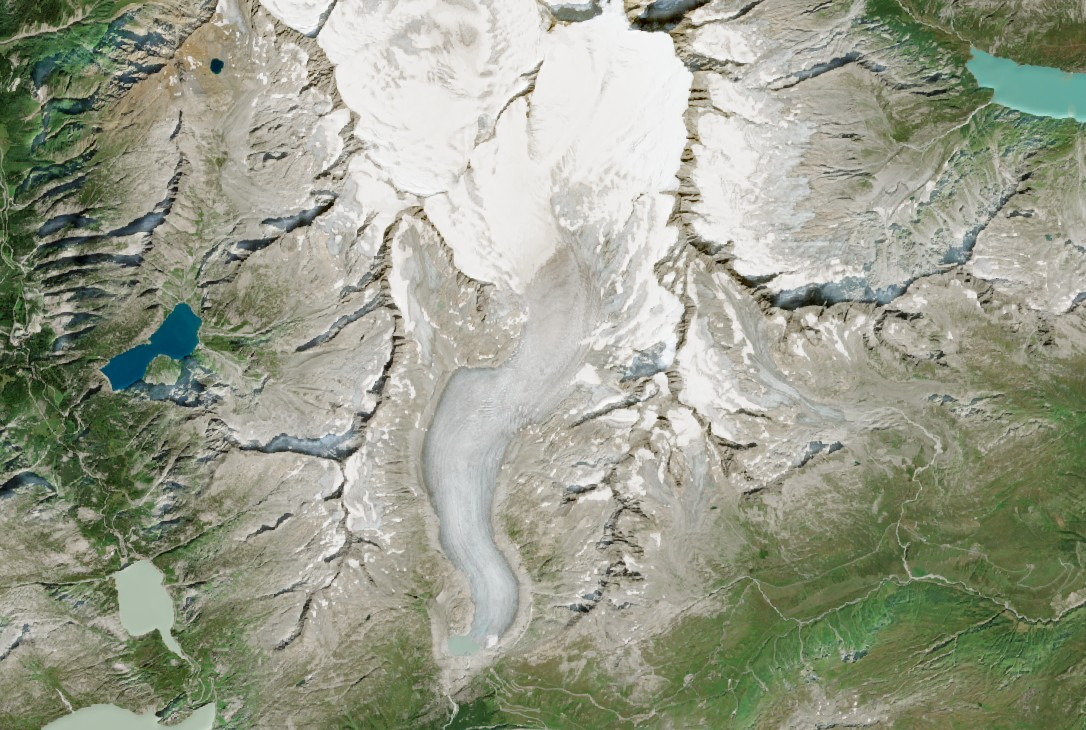
#> input picture images/2015-08-29.jpg, 1086 x 730 px
$ python glacier_melt_predictor.py
#> lines starting #> are read from the running program, lines starting #| are printed output that depends on the picture; after the words box and inside, x2 and y2 are one past the last pixel; in counts of white or black regions, pixels touching at a corner belong together
"""
=============================================================
  GLACIER MELT RATE PREDICTOR
  Numerical Analysis Project — CP1
  Rhône Glacier, Switzerland (2015–2025)

  Methods:
    1. Edge Detection      — Canny + HSV pixel classification
    2. Nonlinear Curve Fitting — Least squares exponential decay
    3. Finite Differences  — Melt rate & acceleration
    4. Newton-Raphson      — Multi-threshold critical year prediction

  Run:
    pip install -r requirements.txt
    python glacier_melt_predictor.py

  All generated images are written to outputs/.
=============================================================
"""

import os
import numpy as np
import matplotlib.pyplot as plt
import matplotlib.gridspec as gridspec
from scipy.optimize import curve_fit
import cv2

# ─────────────────────────────────────────────
#  CONFIGURATION
# ─────────────────────────────────────────────

IMAGE_FILES = {
    2015:    "images/2015-08-29.jpg",
    2018:    "images/2018-08-28.jpg",
    2020:    "images/2020-08-27.jpg",
    2023:    "images/2023-08-22.jpg",
    2023.5:  "images/2023-08-24.jpg",
    2023.75: "images/2023-09-26.jpg",
    2025:    "images/2025-08-08.jpg",
}

THRESHOLDS = [0.70, 0.60, 0.50, 0.40]

OUTPUT_DIR = "outputs"

# ── Scale factor: pixels → km² ──
# Images are 1086x730 px and cover ~18km x 12km geographic area
IMAGE_KM2_TOTAL = 216.0
IMAGE_TOTAL_PX  = 1086 * 730
KM2_PER_PIXEL   = IMAGE_KM2_TOTAL / IMAGE_TOTAL_PX  # ~0.000273 km²/px

def px_to_km2(pixels):
    return pixels * KM2_PER_PIXEL

# ─────────────────────────────────────────────
#  STEP 1 — EDGE DETECTION + AREA EXTRACTION
# ─────────────────────────────────────────────

def extract_glacier_area(image_path, year, debug=False):
    """
    Extract glacier tongue area using HSV pixel classification
    combined with blue-grey channel analysis.

    Also generates a Canny edge visualization for the 2015
    baseline image to demonstrate edge detection methodology.

    Pipeline:
      1. Crop ROI to glacier tongue region
      2. HSV thresholding: medium brightness, low saturation
      3. Blue-grey filter: B channel >= R channel (ice vs rock)
      4. Morphological cleanup
      5. Pixel count = glacier area
      6. (2015 only) Canny edge detection visualization
    """
    img = cv2.imread(image_path)
    if img is None:
        raise FileNotFoundError(f"Could not load image: {image_path}")

    h, w = img.shape[:2]

    x1 = int(w * 0.37)
    x2 = int(w * 0.52)
    y1 = int(h * 0.40)
    y2 = int(h * 0.85)
    roi = img[y1:y2, x1:x2]

    hsv = cv2.cvtColor(roi, cv2.COLOR_BGR2HSV)
    b, g, r = cv2.split(roi)
    blue_grey_mask = (b.astype(int) >= r.astype(int) - 5).astype(np.uint8) * 255
    hsv_mask = cv2.inRange(hsv, np.array([0, 0, 110]), np.array([179, 35, 200]))
    mask = cv2.bitwise_and(hsv_mask, blue_grey_mask)

    mask = cv2.morphologyEx(mask, cv2.MORPH_OPEN,  np.ones((5, 5),  np.uint8))
    mask = cv2.morphologyEx(mask, cv2.MORPH_CLOSE, np.ones((15, 15), np.uint8))

    area_pixels = int(np.sum(mask > 0))

    if int(year) == 2015:
        gray     = cv2.cvtColor(roi, cv2.COLOR_BGR2GRAY)
        clahe    = cv2.createCLAHE(clipLimit=3.0, tileGridSize=(8, 8))
        enhanced = clahe.apply(gray)
        blurred  = cv2.GaussianBlur(enhanced, (5, 5), 0)
        edges    = cv2.Canny(blurred, threshold1=40, threshold2=100)

        canny_vis = roi.copy()
        canny_vis[edges > 0] = [0, 255, 255]
        canny_vis[mask  > 0] = [0, 200,   0]

        full_canny = img.copy()
        cv2.rectangle(full_canny, (x1, y1), (x2, y2), (255, 100, 0), 3)
        full_canny[y1:y2, x1:x2] = canny_vis
        canny_path = os.path.join(OUTPUT_DIR, "canny_2015_visualization.jpg")
        cv2.imwrite(canny_path, full_canny)
        print(f"  [Canny] Saved {canny_path}")

    if debug:
        full_debug = img.copy()
        cv2.rectangle(full_debug, (x1, y1), (x2, y2), (255, 0, 0), 2)
        colored = np.zeros_like(roi)
        colored[mask > 0] = [0, 255, 0]
        full_debug[y1:y2, x1:x2] = cv2.addWeighted(roi, 0.6, colored, 0.4, 0)
        cv2.imwrite(os.path.join(OUTPUT_DIR, f"debug_{int(year)}.jpg"), full_debug)

    return area_pixels


# ─────────────────────────────────────────────
#  STEP 2 — NONLINEAR CURVE FITTING
# ─────────────────────────────────────────────

def fit_melt_curve(years, areas):
    years = np.array(years, dtype=float)
    areas = np.array(areas, dtype=float)
    t = years - years[0]
    A = areas

    a0 = max(A[0] - A[-1], 500)
    b0 = 0.05
    c0 = max(min(A) * 0.5, 100)

    try:
        params, covariance = curve_fit(
            lambda t, a, b, c: a * np.exp(-b * t) + c,
            t, A,
            p0=[a0, b0, c0],
            maxfev=10000,
            bounds=([0, 0, 0], [np.inf, np.inf, np.inf])
        )
    except RuntimeError:
        params     = [a0, b0, c0]
        covariance = np.zeros((3, 3))

    a, b, c = params

    A_pred    = a * np.exp(-b * t) + c
    ss_res    = np.sum((A - A_pred) ** 2)
    ss_tot    = np.sum((A - np.mean(A)) ** 2)
    r_squared = 1 - (ss_res / ss_tot) if ss_tot > 0 else 0

    t_smooth     = np.linspace(0, t[-1] + 25, 500)
    A_smooth     = a * np.exp(-b * t_smooth) + c
    years_smooth = t_smooth + years[0]

    perr    = np.sqrt(np.diag(covariance)) if covariance is not None else np.zeros(3)
    perr    = np.minimum(perr, np.array([a, b+1e-9, c+1e-9]) * 0.3)
    da, db, dc = perr
    A_upper = (a + da) * np.exp(-(b - db) * t_smooth) + (c + dc)
    A_lower = (a - da) * np.exp(-(b + db) * t_smooth) + (c - dc)
    A_lower = np.maximum(A_lower, 0)
    A_upper = np.minimum(A_upper, A[0] * 1.5)

    return params, years_smooth, A_smooth, A_upper, A_lower, years[0], r_squared


# ─────────────────────────────────────────────
#  STEP 3 — FINITE DIFFERENCES
# ─────────────────────────────────────────────

def finite_differences(years, areas):
    years   = np.array(years, dtype=float)
    areas   = np.array(areas, dtype=float)
    n       = len(years)
    dA_dt   = np.zeros(n)
    d2A_dt2 = np.zeros(n)

    for i in range(n):
        if i == 0:
            h        = years[1] - years[0]
            dA_dt[i] = (areas[1] - areas[0]) / h
        elif i == n - 1:
            h        = years[-1] - years[-2]
            dA_dt[i] = (areas[-1] - areas[-2]) / h
        else:
            # Non-uniform 3-point formula: h1 = backward step, h2 = forward step
            h1       = years[i]   - years[i-1]
            h2       = years[i+1] - years[i]
            dA_dt[i] = (h1**2 * areas[i+1] - h2**2 * areas[i-1]
                        + (h2**2 - h1**2) * areas[i]) / (h1 * h2 * (h1 + h2))

    for i in range(n):
        if i == 0 or i == n - 1:
            d2A_dt2[i] = np.nan
        else:
            # Non-uniform 3-point formula: h1 = backward step, h2 = forward step
            h1          = years[i]   - years[i-1]
            h2          = years[i+1] - years[i]
            d2A_dt2[i]  = 2 * ((areas[i+1] - areas[i]) / h2
                               - (areas[i] - areas[i-1]) / h1) / (h1 + h2)

    return dA_dt, d2A_dt2


# ─────────────────────────────────────────────
#  STEP 4 — NEWTON-RAPHSON (MULTIPLE THRESHOLDS)
# ─────────────────────────────────────────────

def newton_raphson(params, t0, A_critical, t_start, label="", tol=1e-6, max_iter=100):
    a, b, c = params

    def f(t):  return a * np.exp(-b * (t - t0)) + c - A_critical
    def fp(t): return -a * b * np.exp(-b * (t - t0))

    t = float(t_start)
    print(f"\n  ── Newton-Raphson: {label} ──")
    print(f"  A_critical = {A_critical:.0f} px²  ({px_to_km2(A_critical):.4f} km²)")
    fp_header = "f'(t)"
    print(f"  {'Iter':>4}  {'t':>10}  {'f(t)':>14}  {fp_header:>14}")
    print(f"  {'----':>4}  {'----------':>10}  {'----------':>14}  {'----------':>14}")

    for i in range(max_iter):
        ft  = f(t)
        fpt = fp(t)
        print(f"  {i:>4}  {t:>10.4f}  {ft:>14.4f}  {fpt:>14.6f}")
        if abs(fpt) < 1e-12:
            print("  Warning: derivative near zero.")
            break
        t_new = t - ft / fpt
        if abs(t_new - t) < tol:
            t = t_new
            print(f"  ✓ Converged in {i+1} iterations → {t:.2f}")
            break
        t = t_new
    return t


# ─────────────────────────────────────────────
#  STEP 5 — VISUALIZATION
# ─────────────────────────────────────────────

def plot_results(years_data, areas_data, params, years_smooth, areas_smooth,
                 A_upper, A_lower, t0, dA_dt, d2A_dt2,
                 critical_years, thresholds, A_ref, r_squared):

    # Convert all areas to km² for plotting
    areas_data_km2   = [px_to_km2(a) for a in areas_data]
    areas_smooth_km2 = px_to_km2(areas_smooth)
    A_upper_km2      = px_to_km2(A_upper)
    A_lower_km2      = px_to_km2(A_lower)
    A_ref_km2        = px_to_km2(A_ref)
    dA_dt_km2        = px_to_km2(dA_dt)
    d2A_dt2_km2      = px_to_km2(d2A_dt2)

    fig = plt.figure(figsize=(20, 14))
    fig.patch.set_facecolor('#0d1117')
    gs  = gridspec.GridSpec(3, 2, figure=fig, hspace=0.50, wspace=0.35)

    C_ICE    = '#a8d8ea'
    C_RED    = '#ff6b6b'
    C_GREEN  = '#56cc9d'
    C_GOLD   = '#ffd166'
    C_PURPLE = '#c77dff'
    C_GRID   = '#1e2a35'
    C_TEXT   = '#e0e6ed'
    BG       = '#111820'
    T_COLORS = [C_GOLD, C_GREEN, C_RED, C_PURPLE]

    def style_ax(ax):
        ax.set_facecolor(BG)
        ax.tick_params(colors=C_TEXT)
        for sp in ax.spines.values():
            sp.set_edgecolor(C_GRID)
        ax.grid(True, color=C_GRID, linewidth=0.7, alpha=0.8)

    # ── Plot 1: Area in km² ──
    ax1 = fig.add_subplot(gs[0, :])
    style_ax(ax1)
    ax1.fill_between(years_smooth, A_lower_km2, A_upper_km2,
                     alpha=0.20, color=C_ICE, label='Uncertainty band (±1 std. error)')
    ax1.fill_between(years_smooth, areas_smooth_km2, alpha=0.12, color=C_ICE)
    ax1.plot(years_smooth, areas_smooth_km2, color=C_ICE, linewidth=2.5,
             label=f'Fitted Exponential Decay  (R² = {r_squared:.4f})')
    ax1.scatter(years_data, areas_data_km2, color=C_RED, s=120, zorder=5,
                label='Measured Area (edge detection)',
                edgecolors='white', linewidths=1.0)

    for i, (frac, crit_year) in enumerate(zip(thresholds, critical_years)):
        A_thresh_km2 = A_ref_km2 * frac
        if crit_year is not None and 2015 < crit_year < 2100:
            ax1.axhline(y=A_thresh_km2, color=T_COLORS[i],
                        linestyle='--', linewidth=1.5, alpha=0.8,
                        label=f'{int(frac*100)}% threshold → {crit_year:.1f}')
            ax1.axvline(x=crit_year, color=T_COLORS[i],
                        linestyle=':', linewidth=1.5, alpha=0.6)

    ax1.set_title('Rhône Glacier Area Over Time — Nonlinear Curve Fitting with Uncertainty Band',
                  color=C_TEXT, fontsize=13, fontweight='bold', pad=12)
    ax1.set_xlabel('Year', color=C_TEXT, fontsize=11)
    ax1.set_ylabel('Glacier Area (km²)', color=C_TEXT, fontsize=11)
    ax1.legend(facecolor='#1a2530', edgecolor=C_GRID,
               labelcolor=C_TEXT, fontsize=9, loc='upper right')

    # ── Plot 2: Melt Rate in km²/year ──
    ax2 = fig.add_subplot(gs[1, 0])
    style_ax(ax2)
    ax2.bar(years_data, np.abs(dA_dt_km2), color=C_RED, alpha=0.75,
            edgecolor=C_RED, linewidth=0.5)
    ax2.plot(years_data, np.abs(dA_dt_km2), color='white',
             linewidth=1.5, marker='o', markersize=5)
    ax2.set_title('Melt Rate — 1st Derivative (Finite Differences)',
                  color=C_TEXT, fontsize=11, fontweight='bold', pad=10)
    ax2.set_xlabel('Year', color=C_TEXT)
    ax2.set_ylabel('|dA/dt| (km²/year)', color=C_TEXT)

    # ── Plot 3: Acceleration in km²/year² ──
    ax3 = fig.add_subplot(gs[1, 1])
    style_ax(ax3)
    valid  = ~np.isnan(d2A_dt2_km2)
    c_bars = [C_RED if v < 0 else C_GREEN for v in d2A_dt2_km2[valid]]
    ax3.bar(np.array(years_data)[valid], d2A_dt2_km2[valid],
            color=c_bars, alpha=0.75)
    ax3.axhline(y=0, color='white', linewidth=1, linestyle='--', alpha=0.5)
    ax3.set_title('Melt Acceleration — 2nd Derivative (Finite Differences)',
                  color=C_TEXT, fontsize=11, fontweight='bold', pad=10)
    ax3.set_xlabel('Year', color=C_TEXT)
    ax3.set_ylabel('d²A/dt² (km²/year²)', color=C_TEXT)

    # ── Plot 4: Newton-Raphson f(t) ──
    ax4 = fig.add_subplot(gs[2, :])
    style_ax(ax4)
    t_range = np.linspace(2020, 2060, 500)
    a, b, c = params
    f_vals = px_to_km2(a * np.exp(-b * (t_range - t0)) + c - A_ref * 0.50)
    ax4.plot(t_range, f_vals, color=C_ICE, linewidth=2,
             label='f(t) = A(t) − A_critical (50% threshold)')
    ax4.axhline(y=0, color='white', linewidth=1.5,
                linestyle='--', alpha=0.7, label='f(t) = 0 (root)')
    ax4.fill_between(t_range, f_vals, 0,
                     where=(f_vals >= 0), alpha=0.15, color=C_GREEN)
    ax4.fill_between(t_range, f_vals, 0,
                     where=(f_vals < 0),  alpha=0.15, color=C_RED)

    for i, (frac, crit_year) in enumerate(zip(thresholds, critical_years)):
        if crit_year is not None and 2015 < crit_year < 2100:
            ax4.axvline(x=crit_year, color=T_COLORS[i],
                        linewidth=2, linestyle=':',
                        label=f'Root {int(frac*100)}%: t = {crit_year:.2f}')

    ax4.set_title('Newton-Raphson Root Finding — f(t) = A(t) − A_critical',
                  color=C_TEXT, fontsize=11, fontweight='bold', pad=10)
    ax4.set_xlabel('Year', color=C_TEXT)
    ax4.set_ylabel('f(t) (km²)', color=C_TEXT)
    ax4.legend(facecolor='#1a2530', edgecolor=C_GRID,
               labelcolor=C_TEXT, fontsize=9)

    fig.suptitle('GLACIER MELT RATE PREDICTOR — Rhône Glacier, Switzerland',
                 color='white', fontsize=16, fontweight='bold', y=1.01)

    plot_path = os.path.join(OUTPUT_DIR, 'glacier_results.png')
    plt.savefig(plot_path, dpi=150, bbox_inches='tight',
                facecolor=fig.get_facecolor())
    print(f"\n  Plot saved → {plot_path}")
    plt.show()


# ─────────────────────────────────────────────
#  MAIN PIPELINE
# ─────────────────────────────────────────────

def main():
    print("=" * 62)
    print("  GLACIER MELT RATE PREDICTOR — Rhône Glacier, Switzerland")
    print("  Numerical Analysis CP1")
    print("=" * 62)
    print(f"\n  Scale factor: 1 pixel = {KM2_PER_PIXEL:.6f} km²")
    os.makedirs(OUTPUT_DIR, exist_ok=True)

    print("\n[STEP 1] Edge Detection → Glacier Area Extraction\n")
    years_raw, areas_raw = [], []

    for year, path in sorted(IMAGE_FILES.items()):
        if not os.path.exists(path):
            print(f"  SKIP: {path}")
            continue
        try:
            area = extract_glacier_area(path, year, debug=True)
#> in extract_glacier_area, img is the input picture: shape (730, 1086, 3); mean B, G, R 138.5, 156.4, 152.3
#> in extract_glacier_area, `blue_grey_mask = (b.astype(int) >= r.astype(int) - 5).astype(np.uint8)..`:
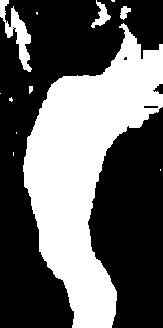
#> blue_grey_mask: shape (328, 163); 39% white; 12 white regions (7 under 20 px), largest, box (x1, y1, x2, y2) and area: (23, 23, 163, 328) 19634, (0, 0, 32, 72) 824, (91, 0, 111, 28) 224, (120, 6, 131, 20) 93, (29, 86, 33, 94) 26
#> in extract_glacier_area, `hsv_mask = cv2.inRange(hsv, np.array([0, 0, 110]), np.array([179, 35, ..`:
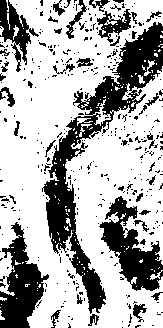
#> hsv_mask: shape (328, 163); 68.2% white; 378 black regions (334 under 20 px), largest, box (x1, y1, x2, y2) and area: (42, 22, 163, 314) 7188, (99, 196, 163, 291) 2628, (0, 222, 49, 328) 2559
#> in extract_glacier_area, `mask = cv2.morphologyEx(mask, cv2.MORPH_CLOSE, np.ones((15, 15), np.ui..`:
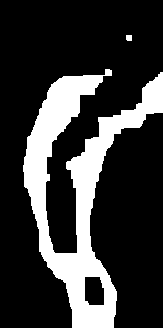
#> mask: shape (328, 163); 22.1% white; 2 white regions, box (x1, y1, x2, y2) and area: (23, 69, 163, 328) 11764, (126, 35, 132, 41) 35
#> in extract_glacier_area, `area_pixels = int(np.sum(mask > 0))`: area_pixels = 11799
#> in extract_glacier_area, `blurred  = cv2.GaussianBlur(enhanced, (5, 5), 0)`:
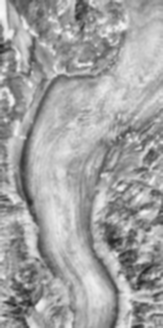
#> blurred: shape (328, 163); min 36, max 249, mean 162.2
#> in extract_glacier_area, `canny_vis[mask  > 0] = [0, 200,   0]`:
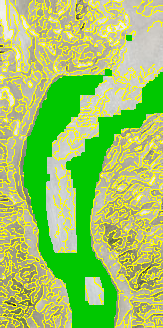
#> canny_vis: shape (328, 163, 3); mean B, G, R 98.1, 199, 155.9
#> in extract_glacier_area, `full_debug[y1:y2, x1:x2] = cv2.addWeighted(roi, 0.6, colored, 0.4, 0)`:
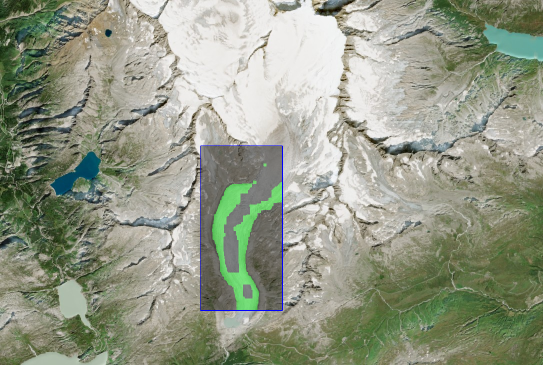
#> full_debug: shape (730, 1086, 3) (shown at 1/2 size); mean B, G, R 134, 152.8, 147.1
#> area = 11799
            print(f"  {year:.2f}  →  {area:,.0f} px²  ({px_to_km2(area):.3f} km²)")
#|   2015.00  →  11,799 px²  (3.215 km²)
            years_raw.append(year)
            areas_raw.append(area)
        except Exception as e:
            print(f"  ERROR {path}: {e}")

    if len(years_raw) < 4:
        print("Need at least 4 images.")
        return

    years_raw = np.array(years_raw)
    areas_raw = np.array(areas_raw)

    print("\n  Averaging same-year images...")
    year_int     = np.floor(years_raw).astype(int)
    unique_years = np.unique(year_int)
    years_avg, areas_avg = [], []

    for y in unique_years:
        mask = year_int == y
        years_avg.append(float(y))
        areas_avg.append(np.mean(areas_raw[mask]))
        print(f"  {y}: {areas_avg[-1]:,.0f} px²  =  {px_to_km2(areas_avg[-1]):.3f} km²  ({mask.sum()} image(s))")

    years_avg = np.array(years_avg)
    areas_avg = np.array(areas_avg)

    print("\n[STEP 2] Nonlinear Curve Fitting — Exponential Decay\n")
    params, years_smooth, areas_smooth, A_upper, A_lower, t0, r_sq = \
        fit_melt_curve(years_avg, areas_avg)
    a, b, c = params
    print(f"  A(t) = {a:.2f} · exp(−{b:.5f} · (t − {t0:.0f})) + {c:.2f}  [px²]")
    print(f"  A(t) = {px_to_km2(a):.4f} · exp(−{b:.5f} · (t − {t0:.0f})) + {px_to_km2(c):.4f}  [km²]")
    print(f"  Decay rate:  {b:.5f} /yr → {(1-np.exp(-b))*100:.2f}% per year")
    print(f"  R² score:    {r_sq:.4f}")

    print("\n[STEP 3] Finite Differences — Derivatives\n")
    dA_dt, d2A_dt2 = finite_differences(years_avg, areas_avg)
    print(f"  {'Year':>6}  {'dA/dt (km²/yr)':>16}  {'d²A/dt² (km²/yr²)':>20}")
    print(f"  {'------':>6}  {'---------------':>16}  {'------------------':>20}")
    for i in range(len(years_avg)):
        acc = f"{px_to_km2(d2A_dt2[i]):.5f}" if not np.isnan(d2A_dt2[i]) else "N/A"
        print(f"  {years_avg[i]:>6.0f}  {px_to_km2(dA_dt[i]):>16.5f}  {acc:>20}")

    valid_idx = np.where(~np.isnan(d2A_dt2))[0]
    if len(valid_idx):
        mx = valid_idx[np.argmax(np.abs(d2A_dt2[valid_idx]))]
        print(f"\n  ⚡ Max melt acceleration at: {years_avg[mx]:.0f}")
    print(f"\n  Note: Endpoint derivatives use one-sided differences")
    print(f"        and are less accurate than central differences.")
    print(f"        2nd derivatives interpreted qualitatively due to noise.")

    print("\n[STEP 4] Newton-Raphson — Multi-Threshold Root Finding\n")
    A_ref = areas_avg[0]
    print(f"  Reference area (2015): {A_ref:,.0f} px²  =  {px_to_km2(A_ref):.3f} km²")

    critical_years = []
    for frac in THRESHOLDS:
        A_crit = A_ref * frac
        if c >= A_crit:
            # The fitted curve never drops below its asymptote c, so this
            # threshold has no root — report it instead of moving the target.
            print(f"\n  ── {int(frac*100)}% of 2015 area ──")
            print(f"  A_critical = {A_crit:.0f} px² ≤ asymptote c = {c:.0f} px²"
                  f" → not reached under this model")
            critical_years.append(None)
            continue
        crit = newton_raphson(
            params, t0, A_crit,
            t_start=years_avg[-1] + 5,
            label=f"{int(frac*100)}% of 2015 area"
        )
        critical_years.append(crit)

    print("\n[STEP 5] Generating plots...\n")
    plot_results(years_avg, areas_avg, params,
                 years_smooth, areas_smooth, A_upper, A_lower,
                 t0, dA_dt, d2A_dt2,
                 critical_years, THRESHOLDS, A_ref, r_sq)
#> in plot_results, `plt.savefig(plot_path, dpi=150, bbox_inches='tight', facecolor=fig.get..`:
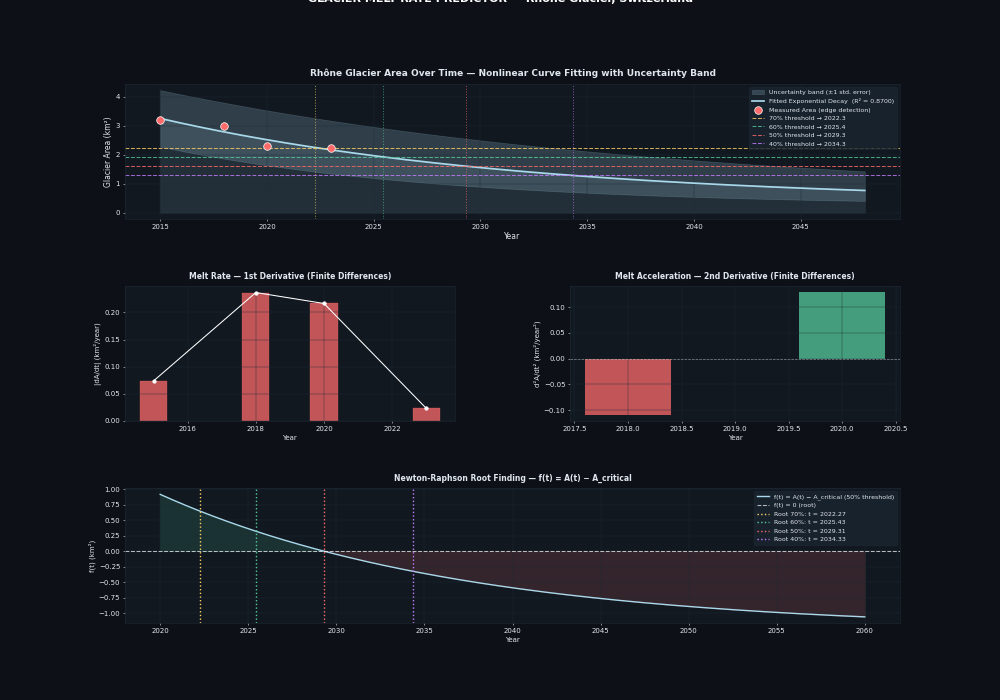
#> figure drawn by matplotlib, 4 panels; panel 1: curve peaks at x = 2015, y = 3.26; panel 2: tallest bar 0.237 high, from x = 2017.6 to 2018.4; panel 4: curve peaks at x = 2020, y = 0.914

    print("\n" + "=" * 62)
    print("  RESULTS SUMMARY")
    print("=" * 62)
    print(f"  Decay rate:         {b:.5f} /yr  ({(1-np.exp(-b))*100:.2f}% per year)")
    print(f"  R² fit quality:     {r_sq:.4f}")
    print(f"  2015 area:          {areas_avg[0]:,.0f} px²  =  {px_to_km2(areas_avg[0]):.3f} km²")
    print(f"  2025 area:          {areas_avg[-1]:,.0f} px²  =  {px_to_km2(areas_avg[-1]):.3f} km²")
    pct = (1 - areas_avg[-1] / areas_avg[0]) * 100
    print(f"  Area lost 2015→2025: {pct:.1f}%")
    print()
    for frac, cy in zip(THRESHOLDS, critical_years):
        A_thresh = A_ref * frac
        result = f"{cy:.2f}" if cy is not None else "not reached under this model"
        print(f"  {int(frac*100)}% threshold ({px_to_km2(A_thresh):.3f} km²) → critical year: {result}")
    print("=" * 62)


if __name__ == "__main__":
    main()
